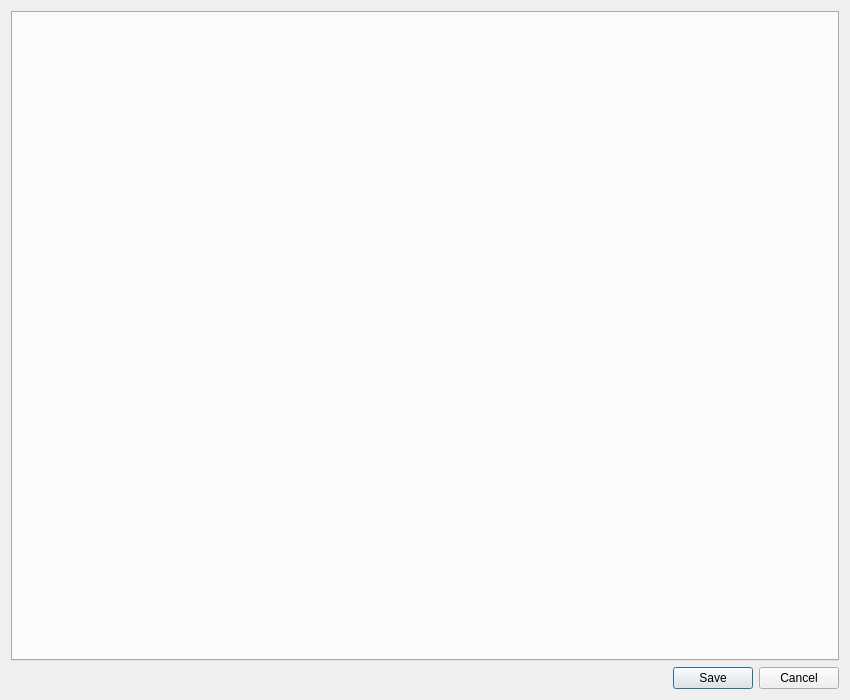
<?xml version="1.0" encoding="UTF-8"?>
<ui version="4.0">
 <class>SystemConfigDialog</class>
 <widget class="QDialog" name="SystemConfigDialog">
  <property name="geometry">
   <rect>
    <x>0</x>
    <y>0</y>
    <width>850</width>
    <height>700</height>
   </rect>
  </property>
  <property name="windowTitle">
   <string>系統全域設定</string>
  </property>
  <layout class="QVBoxLayout" name="main_layout">
   <item>
    <widget class="QTabWidget" name="tabs">
     <property name="currentIndex">
      <number>-1</number>
     </property>
    </widget>
   </item>
   <item>
    <widget class="QDialogButtonBox" name="button_box">
     <property name="standardButtons">
      <set>QDialogButtonBox::Cancel|QDialogButtonBox::Save</set>
     </property>
    </widget>
   </item>
  </layout>
 </widget>
 <resources/>
 <connections/>
</ui>
